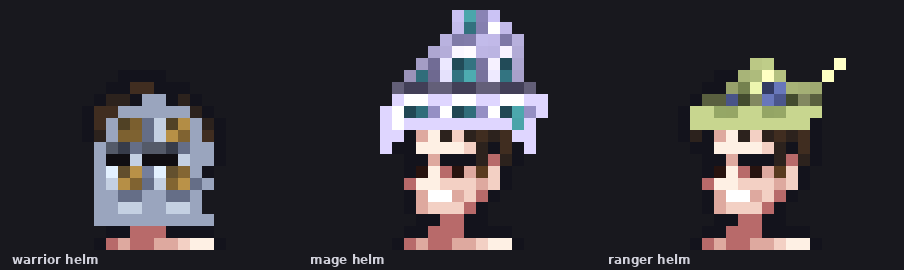
#> input picture _ZOOM_ajoure_head.png, 904 x 270 px
$ python carve_face_openings.py ../_ZOOM_ajoure_head.png
#> lines starting #> are read from the running program, lines starting #| are printed output that depends on the picture; after the words box and inside, x2 and y2 are one past the last pixel; in counts of white or black regions, pixels touching at a corner belong together; pictures that were not available may be replaced by others from this repository, and a replacement may not be noted
#!/usr/bin/env python3
"""carve_face_openings.py — Carve a horizontal eye SLIT into helmet sheets.

Supersedes apply_helmet_eye_slit.py for general use. That script copied
helmet_2's authored face GRILLE — a fixed pattern of vertical bars that does
not correspond to where the eyes actually sit. This script instead anchors the
slit to the SKIN sheet's own head geometry, which is already drawn correctly
for the 3/4 angle in every pose.

Slit style (Matt, 8/1): a single horizontal slit, matching the currently
deployed closed helms. No eyebrows, no mouth opening. Reference rows, frame 0:

  helmet_2  y=26  ....#####ooo#.....
  helmet_3  y=26  ....########......
  helmet_4  y=26  .........ooo#.....   (slit clipped by its own visor shape)

How the slit is placed
----------------------
Per frame, on the gender-matched skin sheet:

  head_top  = topmost opaque row of the head column span
  slit row  = head_top + EYE_ROW (5)
      frame 0 male: head_top=21 -> row 26; female head_top=22 -> row 27, per
      SPRITE_SPEC §2. Verified to hold on run row 2 (head_top=20 -> row 25)
      and slash row 5, so the relative anchor tracks the head through every
      pose and x-shift with no per-pose table.

  The slit spans the head's INTERIOR pixels on that row — opaque and not
  touching transparency. Excluding boundary pixels stops the slit one pixel
  inside the silhouette rather than eating the head's outline.

The resulting per-frame mask is repainted near-black on the helmet, ONLY
where the helmet is already opaque. No pixel is added outside the helmet
silhouette, so the operation is QA-safe by construction: it cannot create
strays or bleed — and each helmet's own visor shape clips the slit naturally.

Self-limiting on open headgear: wizard hats, hoods and circlets have no
opaque pixels over the eyes, so nothing is carved on them.

Usage:
  python3 scripts/carve_face_openings.py FILE [FILE ...]
  python3 scripts/carve_face_openings.py --dry-run FILE
  python3 scripts/carve_face_openings.py --preview OUT.png FILE   # zoom check
"""
import sys
import numpy as np
from PIL import Image

CH = "sprites/preview_assets/char"
FW, FH, COLS, NFR = 80, 64, 10, 70
SLIT_RGB = (16, 14, 18)      # near-black opening interior
EYE_ROW = 5                  # slit row, relative to head_top (frame 0 male:
                             # head_top=21 -> eye row 26, per SPRITE_SPEC §2;
                             # female head_top=22 -> 27. Same +5 offset.)
SLIT_ROWS = 1                # slit height; deployed helms (helmet_2/3/4) all
                             # use a single row — see module docstring
SLIT_EXTEND_L = 1            # px the slit reaches further left (face side)
SLIT_INSET = 1               # px of helmet left standing each side of the
                             # slit, so it is framed rather than cutting the
                             # dome clean in half
HEAD_X0, HEAD_X1 = 30, 56    # head can shift within this span across poses

# Visor relief. The generated dome helmets carry NO outline of their own —
# unlike the deployed helms (helmet_2/3/4), every one of which rims the whole
# silhouette in near-black. Without that frame a dark slit floats in a solid
# bright dome and reads as a mail slot. So the rework adds:
#   OUTLINE_MUL — darken the helmet's boundary ring (opaque pixels touching
#     transparency). Multiplicative, so it is a very dark version of the
#     armor's own hue rather than flat black, and the silhouette is unchanged
#     because existing pixels are re-toned, not added.
#   BROW_MUL / CHEEK_MUL — shade the row above the slit and light the row
#     below it, so the opening reads as recessed under a brow ridge.
OUTLINE_MUL = 0.26
# ...but a pure multiply gives an UNEVEN rim: a bright edge pixel (RGB sum 450)
# lands at ~117, which reads as mid-grey rather than outline, while an already
# dark one goes properly black. That grey fringe is what Matt saw as "extra
# grey pixels on the left side of the outline". Clamp every rim pixel to at
# most OUTLINE_MAX_SUM so the ring is uniformly dark regardless of what it
# started from (still hue-preserving — RGB is scaled, not replaced).
OUTLINE_MAX_SUM = 95
BROW_MUL = 0.55
CHEEK_MUL = 1.16

# Full visor relief (dark rim + brow/cheek) only suits helmets that already
# carry authored dark structure — an actual visor/outline in the source art.
# On smooth, densely patterned domes the near-black rim eats the design and the
# result reads as mud (Matt 8/1: "several sprites got mangled ... blending with
# the legendary colored rare sets"). Measured on his own examples:
#     usable   legendary14 .231  legendary9 .242  legendary6 .295  legendary7 .363
#     mangled  legendary30 .077  legendary25 .154  legendary36 .165  l18 .176
# so the threshold sits in the gap. Below it a sheet gets a PLAIN slit and no
# rim/brow/cheek, which preserves the pattern and still opens the eyes.
RELIEF_MIN_DARKFRAC = 0.20
_DF_Y0, _DF_Y1, _DF_X0, _DF_X1 = 18, 32, 32, 50


# [8 lines left out: function dark_structure, not called in this run]

# VISOR VARIANTS (Matt 8/1) — the same idea as the chest SEPARATION_VARIANTS:
# helmets should not all carry an identical opening. Chosen deterministically
# per sheet from a hash of its filename.
#   breath  — horizontal breath slit BREATH_ROW below the eye row (mouth slit)
#   nasal   — a 1px nasal bar of helmet left standing at the face centre,
#             splitting the eye slit into two openings
#   grille  — breath row cut as short vertical vents instead of one slit
BREATH_ROW = 2               # rows below the eye slit; +2 leaves a solid cheek
                             # row between, which reads as a helm rather than
                             # merging into one tall hole
BREATH_INSET = 1             # breath slit is narrower than the eye slit
VISOR_VARIANTS = [
    ('slit',   dict(breath=False, nasal=False, grille=False)),
    ('breath', dict(breath=True,  nasal=False, grille=False)),
    ('nasal',  dict(breath=False, nasal=True,  grille=False)),
    ('grille', dict(breath=True,  nasal=False, grille=True)),
    ('great',  dict(breath=True,  nasal=True,  grille=False)),
]


def variant_for(path):
    """Deterministic visor variant for a helmet sheet, from its filename.

    Mirrors add_chest_plates.variant_for: same sheet always regenerates
    identically, and the `_f` suffix is stripped so male/female of the same
    helmet get the same visor.
    """
    import hashlib
    import os
    base = os.path.basename(path)
    if base.endswith('_f.png'):
        base = base[:-6] + '.png'
    h = int(hashlib.md5(base.encode()).hexdigest()[:8], 16)
    return VISOR_VARIANTS[h % len(VISOR_VARIANTS)]


_CACHE = {}


def _load(p):
#> called with p = '../_ZOOM_ajoure_head.png'
    return np.array(Image.open(p).convert("RGBA"))


def face_mask(gender='m', var=None):
    """Per-frame boolean mask of the visor opening, from the skin sheet."""
#> called with gender = 'm'
    if var is None:
        var = VISOR_VARIANTS[0][1]
    key = (('f' if gender == 'f' else 'm'),
           var['breath'], var['nasal'], var['grille'])
    if key in _CACHE:
        return _CACHE[key]
    skin = _load(f"{CH}/skin_{'f' if gender == 'f' else 'm'}1.png")
    m = np.zeros(skin.shape[:2], bool)
    for fi in range(NFR):
        r, c = fi // COLS, fi % COLS
        sl = (slice(r * FH, (r + 1) * FH), slice(c * FW, (c + 1) * FW))
        fr = skin[sl]
        op = fr[..., 3] > 0
        if not op.any():
            continue
        # head_top: topmost opaque row anywhere in the head x-span
        band = op[:, HEAD_X0:HEAD_X1]
        rows = np.flatnonzero(band.any(axis=1))
        if len(rows) == 0:
            continue
        head_top = int(rows.min())

        # Interior = opaque and not touching transparency (4-neighborhood).
        # This excludes the head OUTLINE, so the slit stops cleanly one pixel
        # inside the silhouette instead of eating the head's edge.
        pad = np.pad(op, 1, constant_values=False)
        touches_bg = ~(pad[:-2, 1:-1] & pad[2:, 1:-1] &
                       pad[1:-1, :-2] & pad[1:-1, 2:])
        interior = op & ~touches_bg

        win = np.zeros_like(op)
        y0 = head_top + EYE_ROW
        win[y0:min(y0 + SLIT_ROWS, FH), HEAD_X0:HEAD_X1] = True
        # Span the slit across the actual FACIAL FEATURES, not the whole head
        # interior. The head is drawn in 3/4 facing LEFT: the face occupies the
        # left of the skull and the right side is the receding back of the head
        # (frame 0, eye row: features at x=37..41, plain skull at x=42..43).
        # Taking the full interior therefore ran the slit around the side of
        # the head — the "wrong direction" read. Using the feature extent makes
        # the slit sit on the face and lean correctly in every pose for free.
        dark = op & (fr[..., :3].astype(int).sum(-1) < 200)
        feat = dark & interior & win
        band = np.zeros_like(op)
        for yy in range(y0, min(y0 + SLIT_ROWS, FH)):
            xs = np.flatnonzero(feat[yy])
            if len(xs) == 0:
                xs = np.flatnonzero(interior[yy] & win[yy])
                if len(xs) == 0:
                    continue
                xs = xs[SLIT_INSET:len(xs) - SLIT_INSET] if len(xs) > 2 * SLIT_INSET else xs
                if len(xs) == 0:
                    continue
            # extend 1px further LEFT (Matt 8/1) — the face side, so the slit
            # reaches the far edge of the visor rather than stopping short of it
            lo = max(0, xs.min() - SLIT_EXTEND_L)
            hi = xs.max()
            band[yy, lo:hi + 1] = True
            # nasal bar: leave 1px of helmet standing at the eye slit's centre,
            # splitting it into two openings
            if var['nasal'] and hi - lo >= 4:
                band[yy, (lo + hi) // 2] = False
            # breath / mouth slit, BREATH_ROW below and inset each side
            if var['breath']:
                by = yy + BREATH_ROW
                b0, b1 = lo + BREATH_INSET, hi - BREATH_INSET
                if by < FH and b1 > b0:
                    if var['grille']:
                        # short vertical vents instead of one continuous slit
                        for bx in range(b0, b1 + 1, 2):
                            band[by, bx] = True
                    else:
                        band[by, b0:b1 + 1] = True
        # Masked by `op` (head opaque), not `interior`: the extension pixel is
        # the head's own boundary, which `interior` excludes — that is why a
        # naive +1 did nothing. Carving it is safe because the mask is applied
        # only where the HELMET is opaque, and the helmet's outline ring sits
        # a further pixel out at its own silhouette.
        m[sl] = band & op
#> this loop made 70 passes
#> pass 1, in face_mask, `fr = skin[sl]`:
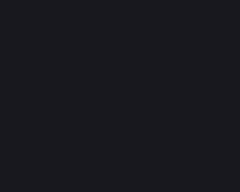
#> fr: shape (64, 80, 4) (shown 3 times larger); mean R, G, B, A 24, 24, 30, 255
#> pass 1, in face_mask, `pad = np.pad(op, 1, constant_values=False)`:
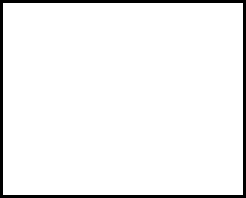
#> pad: shape (66, 82) bool (shown 3 times larger); 94.6% white; black in thin lines or dots
#> after the loop:
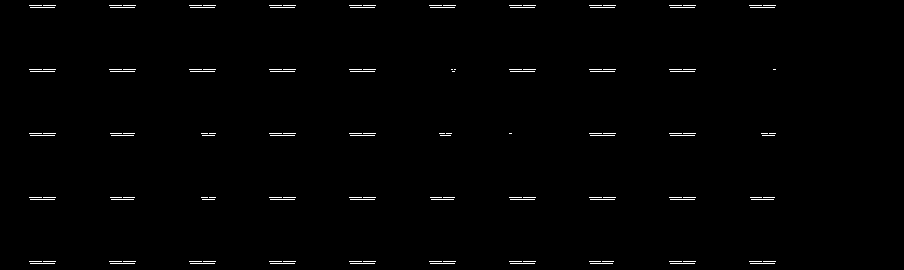
#> m: shape (270, 904) bool; 0.94% white in thin lines or dots, all inside (x1, y1, x2, y2) = (29, 5, 776, 264)
    _CACHE[key] = m
    return m


def _mul(out, m, f):
    """Multiply RGB of the masked pixels by f (hue-preserving)."""
    if not m.any():
        return
    v = out[m][:, :3].astype(np.float32) * f
    out[m, 0], out[m, 1], out[m, 2] = (np.clip(v, 0, 255).astype(np.uint8).T)


# [19 lines left out: functions _rim, _boundary, not called in this run]


def carve(arr, gender='m', relief=True, var=None, rim=False):
    """Return (new_arr, n_px): visor slit carved where the helmet is opaque.

    With relief=True also rims the helmet in a dark outline and shades a brow
    above / catches light below the slit, so the opening reads as a recessed
    visor instead of a bar floating in a solid dome.
    """
    out = arr.copy()
    if var is None:
        var = VISOR_VARIANTS[0][1]
    mask = face_mask(gender, var)
    if mask.shape != out.shape[:2]:
        raise ValueError("sheet size mismatch with skin reference")
    op = out[..., 3] > 0
#> op: shape (270, 904) bool; every value is 1
    apply = mask & op

    if relief and apply.any():
        # dark outline ring — only on frames whose helmet actually covers the
        # eye row, so open headgear (hats, hoods) is left untouched
        active = np.zeros(out.shape[:2], bool)
        for fi in range(NFR):
            r, c = fi // COLS, fi % COLS
            sl = (slice(r * FH, (r + 1) * FH), slice(c * FW, (c + 1) * FW))
            if apply[sl].any():
                active[sl] = True
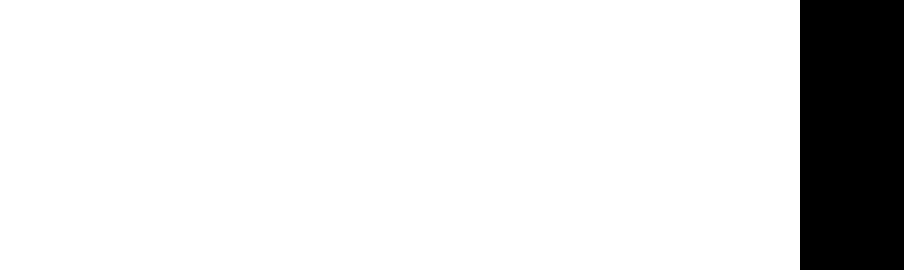
#> active: shape (270, 904) bool; 88.5% white; 1 black region, box (x1, y1, x2, y2) and area: (800, 0, 904, 270) 28080
        # The full-silhouette dark rim is OFF by default (rim=False). It was
        # the destructive step: darkening the entire helmet boundary swamped
        # coloured and patterned domes (Matt 8/1 "jumbled messes"). The visor
        # proper is just the black eye/mouth pixels plus their LOCAL brow and
        # cheek shading, which is safe on any design.
        if rim:
            _rim(out, _boundary(op) & active)
        # brow above / cheek catch below, inside the helmet only
        up = np.zeros_like(mask)
        up[:-1, :] = mask[1:, :]
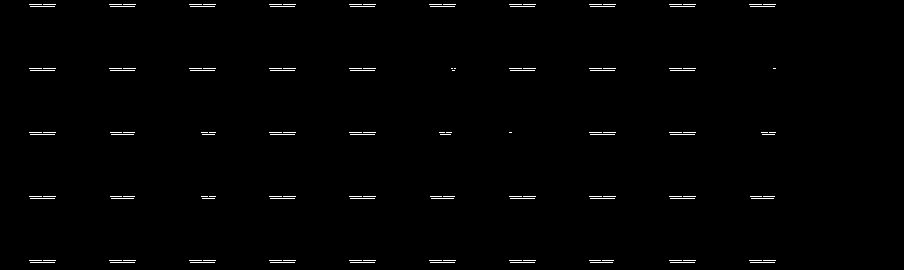
#> up: shape (270, 904) bool; 0.94% white in thin lines or dots, all inside (x1, y1, x2, y2) = (29, 4, 776, 263)
        dn = np.zeros_like(mask)
        dn[1:, :] = mask[:-1, :]
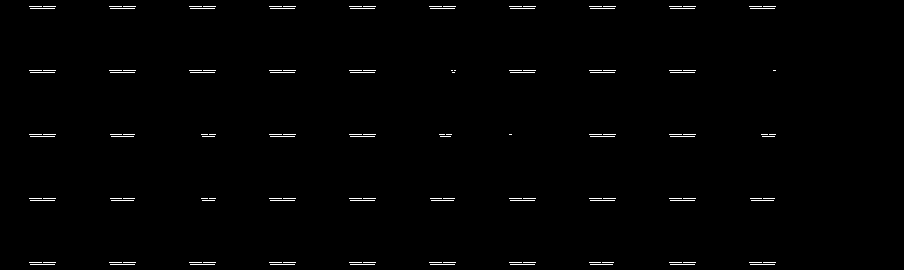
#> dn: shape (270, 904) bool; 0.94% white in thin lines or dots, all inside (x1, y1, x2, y2) = (29, 6, 776, 265)
        _mul(out, up & op & ~mask, BROW_MUL)
#> in _mul, `v = out[m][:, :3].astype(np.float32) * f`: v = 2290 rows, first 8: [13.2, 13.2, 16.5], [13.2, 13.2, 16.5], [13.2, 13.2, 16.5], [13.2, 13.2, 16.5], [13.2, 13.2, 16.5], [13.2, 13.2, 16.5], [13.2, 13.2, 16.5], [13.2, 13.2, 16.5]
        _mul(out, dn & op & ~mask, CHEEK_MUL)
#> in _mul (call 2), `v = out[m][:, :3].astype(np.float32) * f`: v = 2290 rows, first 8: [27.84, 27.84, 34.8], [15.08, 15.08, 18.56], [15.08, 15.08, 18.56], [15.08, 15.08, 18.56], [15.08, 15.08, 18.56], [15.08, 15.08, 18.56], [15.08, 15.08, 18.56], [15.08, 15.08, 18.56]

    out[apply, 0], out[apply, 1], out[apply, 2] = SLIT_RGB
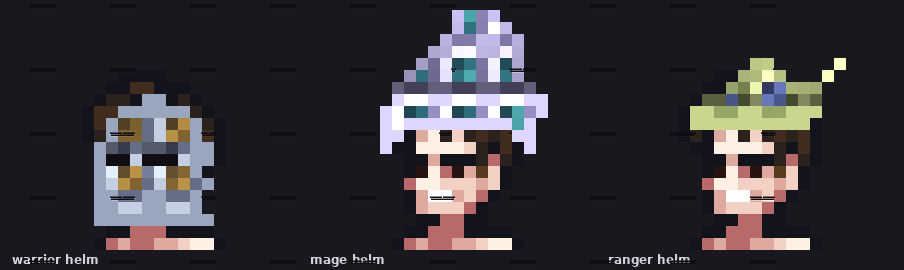
#> out: shape (270, 904, 4); mean R, G, B, A 55.6, 53.1, 58.1, 255
    out[apply, 3] = 255
    return out, int(apply.sum())


def main(argv):
    dry = '--dry-run' in argv
    prev = None
    if '--preview' in argv:
        prev = argv[argv.index('--preview') + 1]
        argv = [a for i, a in enumerate(argv)
                if i not in (argv.index('--preview'), argv.index('--preview') + 1)]
    files = [a for a in argv if not a.startswith('--')]
    tot = 0
    for f in files:
        gender = 'f' if f[:-4].endswith('_f') else 'm'
        vname, var = variant_for(f)
        arr = _load(f)
        fixed, n = carve(arr, gender, var=var)
#> n = 2290
        tot += n
#> tot = 2290
        print(f"{'[dry] ' if dry else ''}carved {n:4d} px  ({gender})  [{vname}]  {f}")
#| carved 2290 px  (m)  [great]  ../_ZOOM_ajoure_head.png
        if prev:
            skin = Image.open(f"{CH}/skin_{gender}1.png").convert("RGBA")
            tiles = []
            for fi in (0, 22, 52):
                r, c = fi // COLS, fi % COLS
                for src in (arr, fixed):
                    b = skin.crop((c * FW, r * FH, (c + 1) * FW, (r + 1) * FH)).copy()
                    b.alpha_composite(Image.fromarray(
                        src[r * FH:(r + 1) * FH, c * FW:(c + 1) * FW]))
                    tiles.append(b.crop((30, 14, 56, 40)))
            Z = 10
            out = Image.new('RGBA', (len(tiles) * (26 * Z + 6) + 6, 26 * Z + 12),
                            (28, 28, 32, 255))
            for i, t in enumerate(tiles):
                out.paste(t.resize((26 * Z, 26 * Z), Image.NEAREST),
                          (6 + i * (26 * Z + 6), 6))
            out.save(prev)
            print(f"  preview: {prev}  (idle/run/slash, before|after pairs)")
        if not dry:
            Image.fromarray(fixed).save(f)
    print(f"total {tot} px across {len(files)} sheets")
#| total 2290 px across 1 sheets


if __name__ == '__main__':
    main(sys.argv[1:])

$ run again, on _ZOOM_anneal_controls.png
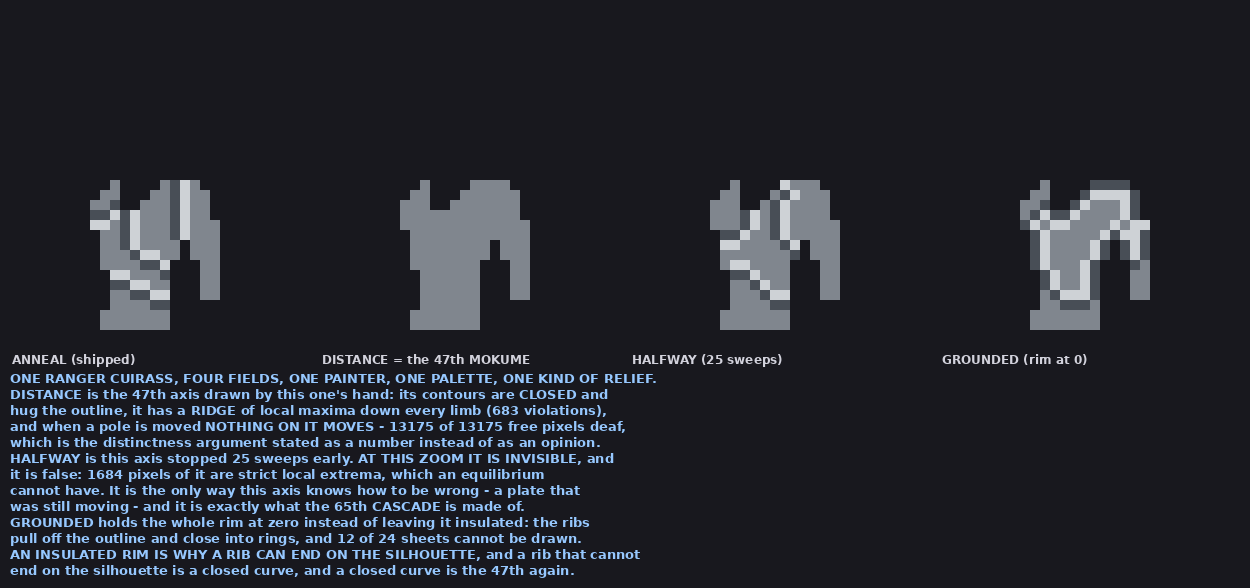
#> input picture _ZOOM_anneal_controls.png, 1250 x 588 px
#> after the loop in face_mask, `for fi in range(NFR):`:
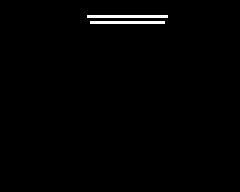
#> band: shape (64, 80) bool (shown 3 times larger); 1% white in thin lines or dots, all inside (x1, y1, x2, y2) = (29, 5, 56, 8)
#> up: shape (588, 1250) bool; 0.47% white in thin lines or dots, all inside (x1, y1, x2, y2) = (29, 4, 776, 391)
#> dn: shape (588, 1250) bool; 0.47% white in thin lines or dots, all inside (x1, y1, x2, y2) = (29, 6, 776, 393)
#> in carve, `out[apply, 0], out[apply, 1], out[apply, 2] = SLIT_RGB`:
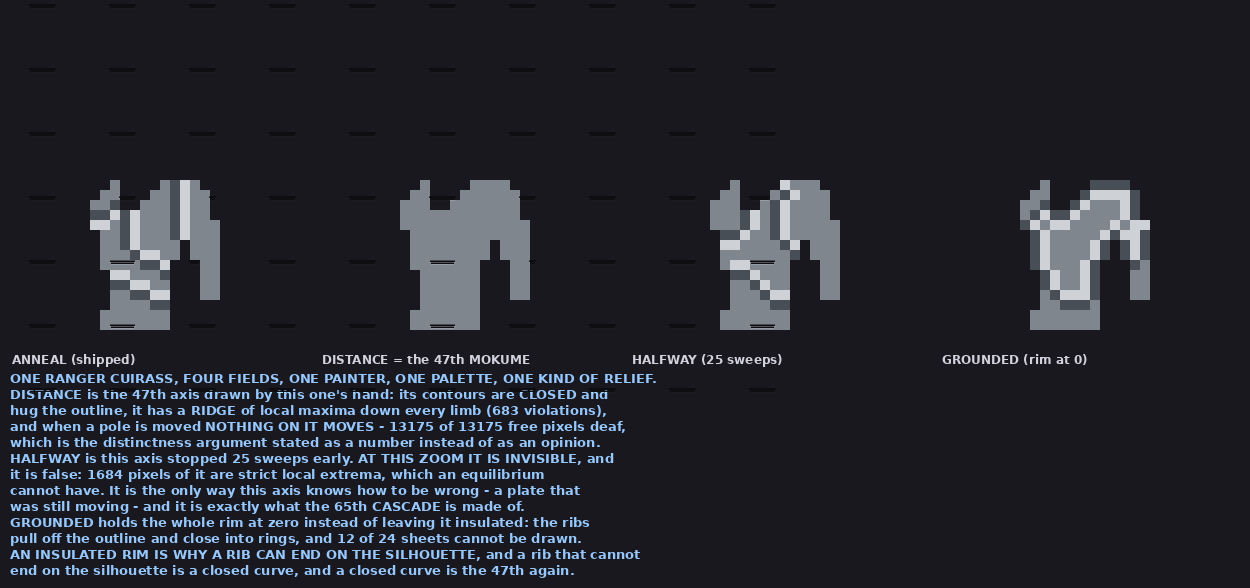
#> out: shape (588, 1250, 4); mean R, G, B, A 36.8, 39, 46.8, 255
#> n = 3442
#| carved 3442 px  (m)  [breath]  ../_ZOOM_anneal_controls.png
#| total 3442 px across 1 sheets

$ run again, on _ZOOM_arcade_chest.png
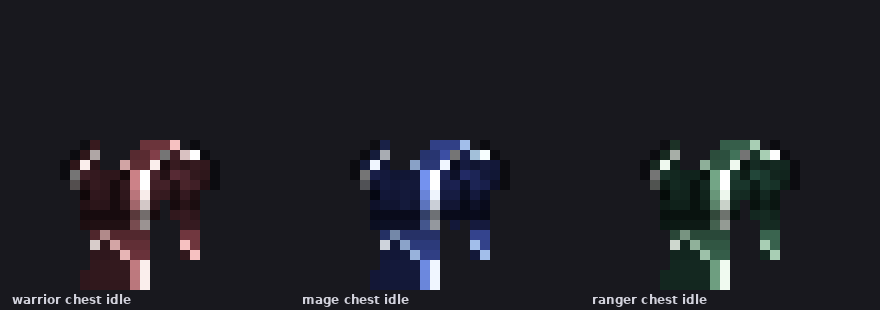
#> input picture _ZOOM_arcade_chest.png, 880 x 310 px
#> after the loop in face_mask, `for fi in range(NFR):`:
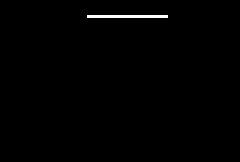
#> band: shape (54, 80) bool (shown 3 times larger); 0.62% white in thin lines or dots, all inside (x1, y1, x2, y2) = (29, 5, 56, 6)
#> up: shape (310, 880) bool; 0.48% white in thin lines or dots, all inside (x1, y1, x2, y2) = (29, 4, 776, 261)
#> in carve, `dn[1:, :] = mask[:-1, :]`:
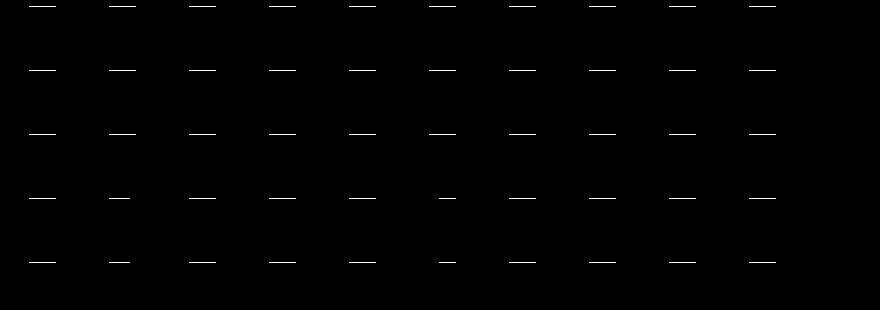
#> dn: shape (310, 880) bool; 0.48% white in thin lines or dots, all inside (x1, y1, x2, y2) = (29, 6, 776, 263)
#> v = 1318 rows, first 8: [13.2, 13.2, 16.5], [13.2, 13.2, 16.5], [13.2, 13.2, 16.5], [13.2, 13.2, 16.5], [13.2, 13.2, 16.5], [13.2, 13.2, 16.5], [13.2, 13.2, 16.5], [13.2, 13.2, 16.5]
#> v = 1318 rows, first 8: [27.84, 27.84, 34.8], [27.84, 27.84, 34.8], [27.84, 27.84, 34.8], [27.84, 27.84, 34.8], [27.84, 27.84, 34.8], [27.84, 27.84, 34.8], [27.84, 27.84, 34.8], [27.84, 27.84, 34.8]
#> n = 1318
#| carved 1318 px  (m)  [slit]  ../_ZOOM_arcade_chest.png
#| total 1318 px across 1 sheets
